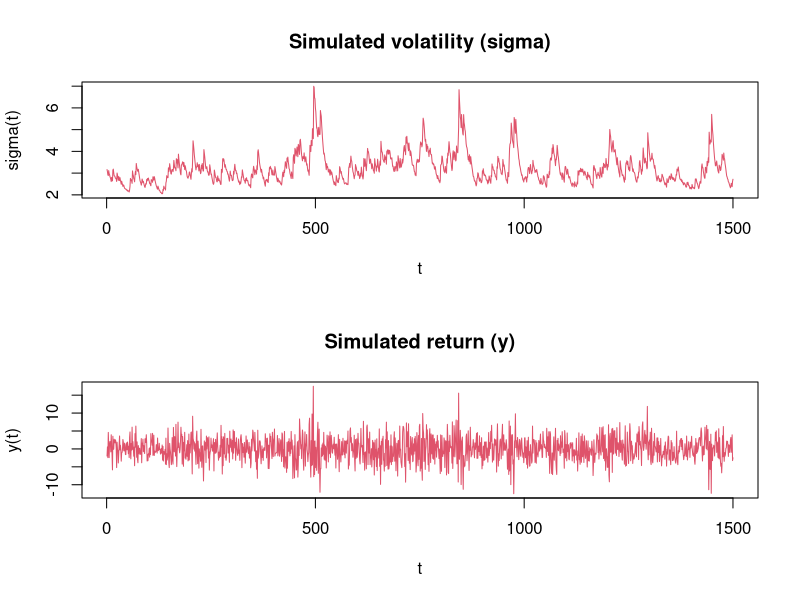

Source code (R):
##
##  GARCH (1, 1) model
##
##  y(t) = a + b * y(t-1) + e(t)
##  e(t) = sig(t) * z(t)
##  sig(t)^2 = omega + beta * sig(t-1)^2 + alpha * e(t-1)^2
##  omega > 0, beta >= 0, alpha >= 0
##

##--- initial setup ---##
rm(list=ls())
gc()
gc()
set.seed(1)

##--- set true value ---##

da <- 0         # a
db <- 0         # b

domeg <- 0.5    # omega
dbeta <- 0.85   # beta
dalph <- 0.1    # alpha


##--- set variables ---##

ns <- 1500      # the number of observations

vy <- vsig <- ve <- matrix(0, ns, 1)

dini <- domeg / (1 - dbeta - dalph)   # initial volatility: stationary mean


##--- simulate observations ---##

vz <- rnorm(ns)           # simulation z(t)
vsig[1] <- sqrt(dini)     # initial volatility: sig(1)
ve[1] <- vsig[1] * vz[1]  # initial disturbance: e(1)
vy[1] <- da + ve[1]       # initial return: y(1)
vsig[2] <- sqrt(domeg + dbeta * vsig[1]^2 + dalph * ve[1]^2)
for (t in 2:ns) {
  ve[t] <- vsig[t] * vz[t]
  vy[t] <- da + db * vy[t-1] + ve[t]
  if (t < ns) {
    vsig[t+1] <- sqrt(domeg + dbeta * vsig[t]^2 + dalph * ve[t]^2)
  }
}


##--- draw figure ---##

dev.new()
par(mfrow = c(2, 1))
plot(vsig, type='l',
     col='2', main='Simulated volatility (sigma)',
     xlab='t', ylab='sigma(t)')
plot(vy, type='l',
     col='2', main='Simulated return (y)',
     xlab='t', ylab='y(t)')

